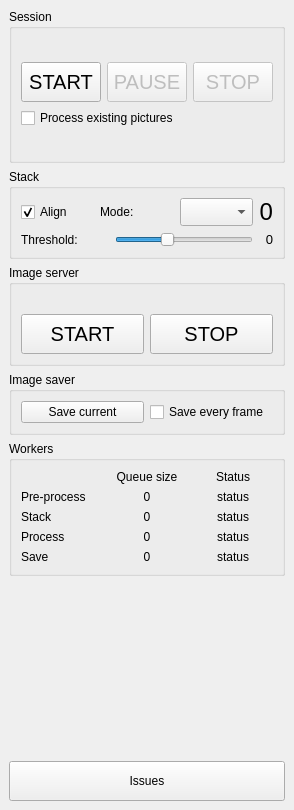
  <widget class="QDockWidget" name="session_dock">
   <property name="allowedAreas">
    <set>Qt::LeftDockWidgetArea|Qt::RightDockWidgetArea</set>
   </property>
   <property name="windowTitle">
    <string>Main controls</string>
   </property>
   <attribute name="dockWidgetArea">
    <number>1</number>
   </attribute>
   <widget class="QWidget" name="dockWidgetContents">
    <layout class="QVBoxLayout" name="verticalLayout_13">
     <item>
      <widget class="QGroupBox" name="groupBox">
       <property name="title">
        <string>Session</string>
       </property>
       <layout class="QVBoxLayout" name="verticalLayout">
        <item>
         <widget class="QLabel" name="lbl_profile">
          <property name="font">
           <font>
            <pointsize>12</pointsize>
            <weight>50</weight>
            <bold>false</bold>
           </font>
          </property>
          <property name="text">
           <string notr="true"/>
          </property>
          <property name="alignment">
           <set>Qt::AlignCenter</set>
          </property>
         </widget>
        </item>
        <item>
         <layout class="QHBoxLayout" name="horizontalLayout">
          <item>
           <widget class="QPushButton" name="pbPlay">
            <property name="minimumSize">
             <size>
              <width>0</width>
              <height>40</height>
             </size>
            </property>
            <property name="maximumSize">
             <size>
              <width>16777215</width>
              <height>16777215</height>
             </size>
            </property>
            <property name="font">
             <font>
              <pointsize>15</pointsize>
             </font>
            </property>
            <property name="toolTip">
             <string>Start / Resume session</string>
            </property>
            <property name="statusTip">
             <string>Start / Resume session</string>
            </property>
            <property name="styleSheet">
             <string notr="true"/>
            </property>
            <property name="text">
             <string>START</string>
            </property>
            <property name="shortcut">
             <string>R</string>
            </property>
           </widget>
          </item>

          


          <item>
           <widget class="QPushButton" name="pbPause">
            <property name="enabled">
             <bool>false</bool>
            </property>
            <property name="minimumSize">
             <size>
              <width>0</width>
              <height>40</height>
             </size>
            </property>
            <property name="maximumSize">
             <size>
              <width>16777215</width>
              <height>16777215</height>
             </size>
            </property>
            <property name="font">
             <font>
              <pointsize>15</pointsize>
             </font>
            </property>
            <property name="toolTip">
             <string>Pause session</string>
            </property>
            <property name="statusTip">
             <string>Pause session</string>
            </property>
            <property name="styleSheet">
             <string notr="true"/>
            </property>
            <property name="text">
             <string>PAUSE</string>
            </property>
            <property name="shortcut">
             <string>R</string>
            </property>
           </widget>
          </item>
          <item>
           <widget class="QPushButton" name="pbStop">
            <property name="enabled">
             <bool>false</bool>
            </property>
            <property name="minimumSize">
             <size>
              <width>0</width>
              <height>40</height>
             </size>
            </property>
            <property name="maximumSize">
             <size>
              <width>16777215</width>
              <height>16777215</height>
             </size>
            </property>
            <property name="font">
             <font>
              <pointsize>15</pointsize>
              <weight>50</weight>
              <bold>false</bold>
              <underline>false</underline>
             </font>
            </property>
            <property name="toolTip">
             <string>Stop Session</string>
            </property>
            <property name="statusTip">
             <string>Stop Session</string>
            </property>
            <property name="styleSheet">
             <string notr="true"/>
            </property>
            <property name="text">
             <string>STOP</string>
            </property>
            <property name="shortcut">
             <string>X</string>
            </property>
           </widget>
          </item>
         </layout>
        </item>
   
      <item>
         <widget class="QCheckBox" name="chk_process_existing">
         
         <property name="toolTip">
         <string>Process existing pictures</string>
         </property>
         <property name="layoutDirection">
         <enum>Qt::LeftToRight</enum>
         </property>
         <property name="text">
         <string>Process existing pictures</string>
         </property>
         </widget>
      </item>





        <item>
         <widget class="QLabel" name="lbl_session_status">
          <property name="font">
           <font>
            <pointsize>11</pointsize>
           </font>
          </property>
          <property name="text">
           <string/>
          </property>
          <property name="alignment">
           <set>Qt::AlignCenter</set>
          </property>
          <property name="openExternalLinks">
           <bool>false</bool>
          </property>
         </widget>
        </item>
       </layout>
      </widget>
     </item>
     <item>
      <widget class="QGroupBox" name="groupBox_4">
       <property name="title">
        <string>Stack</string>
       </property>
       <layout class="QHBoxLayout" name="horizontalLayout_11">
        <item>
         <layout class="QVBoxLayout" name="verticalLayout_11">
          <item>
           <layout class="QHBoxLayout" name="horizontalLayout_4">
            <item>
             <widget class="QCheckBox" name="chk_align">
              <property name="maximumSize">
               <size>
                <width>150</width>
                <height>20</height>
               </size>
              </property>
              <property name="toolTip">
               <string>Align frames before stacking</string>
              </property>
              <property name="statusTip">
               <string>Align frames before stacking</string>
              </property>
              <property name="layoutDirection">
               <enum>Qt::LeftToRight</enum>
              </property>
              <property name="text">
               <string>Align</string>
              </property>
              <property name="shortcut">
               <string>A</string>
              </property>
              <property name="checked">
               <bool>true</bool>
              </property>
             </widget>
            </item>
            <item>
             <widget class="QLabel" name="label_10">
              <property name="text">
               <string>Mode:</string>
              </property>
             </widget>
            </item>
            <item>
             <widget class="QComboBox" name="cb_stacking_mode">
              <property name="maximumSize">
               <size>
                <width>16777215</width>
                <height>30</height>
               </size>
              </property>
             </widget>
            </item>
           </layout>
          </item>
          <item>
           <layout class="QHBoxLayout" name="horizontalLayout_2">
            <item>
             <widget class="QLabel" name="label_3">
              <property name="text">
               <string>Threshold:</string>
              </property>
             </widget>
            </item>
            <item>
             <widget class="QLabel" name="lbl_align_threshold">
              <property name="minimumSize">
               <size>
                <width>25</width>
                <height>0</height>
               </size>
              </property>
              <property name="text">
               <string notr="true"/>
              </property>
             </widget>
            </item>
            <item>
             <widget class="QSlider" name="sld_align_threshold">
              <property name="minimumSize">
               <size>
                <width>0</width>
                <height>0</height>
               </size>
              </property>
              <property name="toolTip">
               <string/>
              </property>
              <property name="minimum">
               <number>5</number>
              </property>
              <property name="maximum">
               <number>60</number>
              </property>
              <property name="pageStep">
               <number>1</number>
              </property>
              <property name="value">
               <number>25</number>
              </property>
              <property name="orientation">
               <enum>Qt::Horizontal</enum>
              </property>
              <property name="tickPosition">
               <enum>QSlider::NoTicks</enum>
              </property>
              <property name="tickInterval">
               <number>10</number>
              </property>
             </widget>
            </item>
           </layout>
          </item>
         </layout>
        </item>
        <item>
         <layout class="QGridLayout" name="gridLayout_3">
          <item row="0" column="0">
           <widget class="QLabel" name="lbl_stack_size">
            <property name="font">
             <font>
              <pointsize>18</pointsize>
              <kerning>true</kerning>
             </font>
            </property>
            <property name="text">
             <string notr="true">0</string>
            </property>
            <property name="alignment">
             <set>Qt::AlignRight|Qt::AlignTrailing|Qt::AlignVCenter</set>
            </property>
           </widget>
          </item>
          <item row="1" column="0">
           <widget class="QLabel" name="lbl_stack_exposure">
            <property name="font">
             <font>
              <pointsize>10</pointsize>
              <kerning>true</kerning>
             </font>
            </property>
            <property name="text">
             <string notr="true">0</string>
            </property>
            <property name="alignment">
             <set>Qt::AlignRight|Qt::AlignTrailing|Qt::AlignVCenter</set>
            </property>
           </widget>
          </item>
         </layout>
        </item>
       </layout>
      </widget>
     </item>
     <item>
      <widget class="QGroupBox" name="groupBox_2">
       <property name="title">
        <string>Image server</string>
       </property>
       <layout class="QVBoxLayout" name="verticalLayout_7">
        <item>
         <widget class="QLabel" name="lbl_web_server_status_main">
          <property name="text">
           <string/>
          </property>
          <property name="alignment">
           <set>Qt::AlignCenter</set>
          </property>
          <property name="margin">
           <number>0</number>
          </property>
          <property name="openExternalLinks">
           <bool>true</bool>
          </property>
         </widget>
        </item>
        <item>
         <layout class="QHBoxLayout" name="horizontalLayout_10">
          <item>
           <widget class="QPushButton" name="btn_web_start">
            <property name="minimumSize">
             <size>
              <width>0</width>
              <height>40</height>
             </size>
            </property>
            <property name="font">
             <font>
              <pointsize>15</pointsize>
             </font>
            </property>
            <property name="toolTip">
             <string>Start image server</string>
            </property>
            <property name="statusTip">
             <string>Start image server</string>
            </property>
            <property name="text">
             <string>START</string>
            </property>
            <property name="shortcut">
             <string>W</string>
            </property>
           </widget>
          </item>
          <item>
           <widget class="QPushButton" name="btn_web_stop">
            <property name="minimumSize">
             <size>
              <width>0</width>
              <height>40</height>
             </size>
            </property>
            <property name="font">
             <font>
              <pointsize>15</pointsize>
             </font>
            </property>
            <property name="toolTip">
             <string>Stop image server</string>
            </property>
            <property name="statusTip">
             <string>Stop image server</string>
            </property>
            <property name="text">
             <string>STOP</string>
            </property>
            <property name="shortcut">
             <string>W</string>
            </property>
           </widget>
          </item>
         </layout>
        </item>
       </layout>
      </widget>
     </item>
     <item>
      <widget class="QGroupBox" name="groupBox_3">
       <property name="title">
        <string>Image saver</string>
       </property>
       <layout class="QVBoxLayout" name="verticalLayout_12">
        <item>
         <layout class="QHBoxLayout" name="horizontalLayout_12">
          <item>
           <widget class="QPushButton" name="pbSave">
            <property name="maximumSize">
             <size>
              <width>16777215</width>
              <height>30</height>
             </size>
            </property>
            <property name="toolTip">
             <string>Save current image to disk</string>
            </property>
            <property name="statusTip">
             <string>Save current image to disk</string>
            </property>
            <property name="text">
             <string>Save current</string>
            </property>
            <property name="shortcut">
             <string>S</string>
            </property>
           </widget>
          </item>
          <item>
           <widget class="QCheckBox" name="chk_save_every_image">
            <property name="maximumSize">
             <size>
              <width>16777215</width>
              <height>20</height>
             </size>
            </property>
            <property name="toolTip">
             <string>Save every new image in a timestamped file</string>
            </property>
            <property name="statusTip">
             <string>Save every new image in a timestamped file</string>
            </property>
            <property name="text">
             <string>Save every frame</string>
            </property>
            <property name="shortcut">
             <string>F</string>
            </property>
           </widget>
          </item>
         </layout>
        </item>
       </layout>
      </widget>
     </item>
     <item>
      <widget class="QGroupBox" name="groupBox_5">
       <property name="title">
        <string>Workers</string>
       </property>
       <layout class="QGridLayout" name="gridLayout">
        <item row="0" column="1">
         <widget class="QLabel" name="label_22">
          <property name="text">
           <string>Queue size</string>
          </property>
          <property name="alignment">
           <set>Qt::AlignCenter</set>
          </property>
         </widget>
        </item>
        <item row="0" column="2">
         <widget class="QLabel" name="label_23">
          <property name="text">
           <string>Status</string>
          </property>
          <property name="alignment">
           <set>Qt::AlignCenter</set>
          </property>
         </widget>
        </item>
        <item row="1" column="0">
         <widget class="QLabel" name="label_17">
          <property name="text">
           <string>Pre-process</string>
          </property>
         </widget>
        </item>
        <item row="1" column="1">
         <widget class="QLabel" name="lbl_pre_process_queue_size">
          <property name="text">
           <string notr="true">0</string>
          </property>
          <property name="alignment">
           <set>Qt::AlignCenter</set>
          </property>
         </widget>
        </item>
        <item row="1" column="2">
         <widget class="QLabel" name="lbl_pre_processor_status">
          <property name="text">
           <string>status</string>
          </property>
          <property name="alignment">
           <set>Qt::AlignCenter</set>
          </property>
         </widget>
        </item>
        <item row="2" column="0">
         <widget class="QLabel" name="label_19">
          <property name="text">
           <string>Stack</string>
          </property>
         </widget>
        </item>
        <item row="2" column="1">
         <widget class="QLabel" name="lbl_stack_queue_size">
          <property name="text">
           <string notr="true">0</string>
          </property>
          <property name="alignment">
           <set>Qt::AlignCenter</set>
          </property>
         </widget>
        </item>
        <item row="2" column="2">
         <widget class="QLabel" name="lbl_stacker_status">
          <property name="text">
           <string>status</string>
          </property>
          <property name="alignment">
           <set>Qt::AlignCenter</set>
          </property>
         </widget>
        </item>
        <item row="3" column="0">
         <widget class="QLabel" name="label_18">
          <property name="text">
           <string>Process</string>
          </property>
         </widget>
        </item>
        <item row="3" column="1">
         <widget class="QLabel" name="lbl_process_queue_size">
          <property name="text">
           <string notr="true">0</string>
          </property>
          <property name="alignment">
           <set>Qt::AlignCenter</set>
          </property>
         </widget>
        </item>
        <item row="3" column="2">
         <widget class="QLabel" name="lbl_post_processor_status">
          <property name="text">
           <string>status</string>
          </property>
          <property name="alignment">
           <set>Qt::AlignCenter</set>
          </property>
         </widget>
        </item>
        <item row="4" column="0">
         <widget class="QLabel" name="label_20">
          <property name="text">
           <string>Save</string>
          </property>
         </widget>
        </item>
        <item row="4" column="1">
         <widget class="QLabel" name="lbl_save_queue_size">
          <property name="text">
           <string notr="true">0</string>
          </property>
          <property name="alignment">
           <set>Qt::AlignCenter</set>
          </property>
         </widget>
        </item>
        <item row="4" column="2">
         <widget class="QLabel" name="lbl_saver_status">
          <property name="text">
           <string>status</string>
          </property>
          <property name="alignment">
           <set>Qt::AlignCenter</set>
          </property>
         </widget>
        </item>
       </layout>
      </widget>
     </item>
     <item>
      <spacer name="verticalSpacer">
       <property name="orientation">
        <enum>Qt::Vertical</enum>
       </property>
       <property name="sizeHint" stdset="0">
        <size>
         <width>20</width>
         <height>179</height>
        </size>
       </property>
      </spacer>
     </item>
     <item>
      <widget class="QPushButton" name="btn_issues">
       <property name="minimumSize">
        <size>
         <width>0</width>
         <height>40</height>
        </size>
       </property>
       <property name="text">
        <string>Issues</string>
       </property>
      </widget>
     </item>
    </layout>
   </widget>
  </widget>
